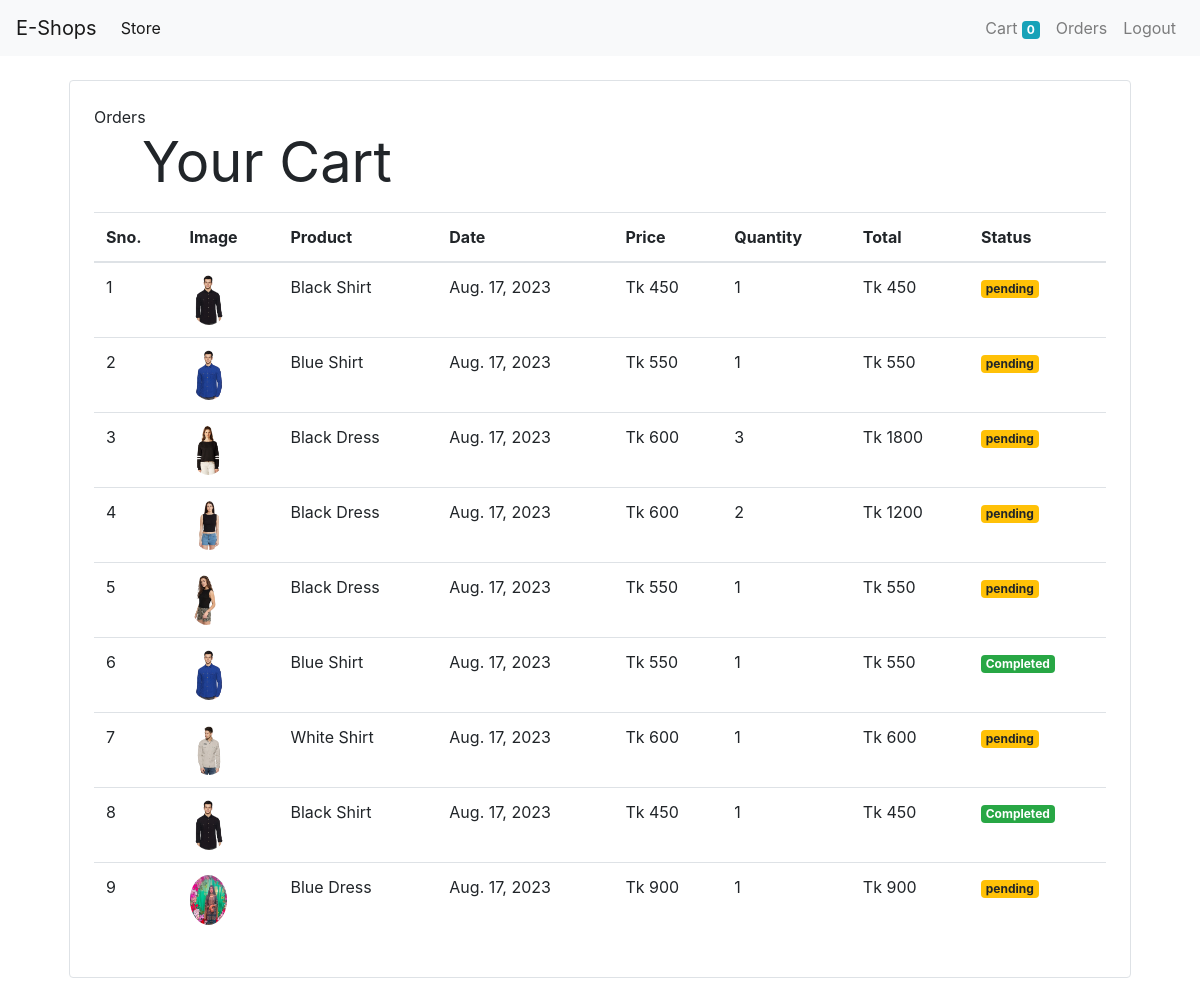
Screenshot of /orders (signed in) with the database file from the repository.
### store/models/orders.py (models this page shows, shortened)
class Order(models.Model):
    product = models.ForeignKey(Product, on_delete=models.CASCADE)
    customer = models.ForeignKey(Customer, on_delete=models.CASCADE)
    quantity = models.IntegerField(default=1)
    price = models.IntegerField()
    address = models.CharField(max_length=100, default='', blank=True)
    phone = models.CharField(max_length=50, default='', blank=True)
    date = models.DateField(default=datetime.datetime.today)
    status = models.BooleanField(default=False)
    @staticmethod
    def get_orders_by_customer(customer_id):
        return Order.objects.filter(customer = customer_id).order_by('-date')

### store/models/product.py (models this page shows, shortened)
class Product(models.Model):
    Name = models.CharField(max_length=50)
    Price = models.IntegerField(default=0)
    Category = models.ForeignKey(Category, on_delete=models.CASCADE, default=1)
    Description = models.CharField(max_length=200, default='', null=True, blank=True)
    Image = models.ImageField(upload_to='uploads/products/')

### store/views/orders.py (the view)
# urls.py: path('orders', OrderView.as_view(), name='orders'),
class OrderView(View):
    def get(self, request):
        customer= request.session.get('customer')
        orders= Order.get_orders_by_customer(customer)
        print(orders)
        return render(request, 'orders.html', {'orders': orders})

### store/templatetags/custom_filter.py (called while the page is built)
@register.filter(name="currency")
def currency(number):
    return "Tk " + str(number)

@register.filter(name="multiply")
def multiply(number, number1):
    return number * number1

### store/templates/orders.html
{% extends "base.html" %}
{% block content%}
{% load card %}
{% load custom_filter %}
<div class="container">
    <div class="border rounded p-4 m-4">Orders
        <p class="display-4 pl-4 ml-4"><b>Your Cart</b></p>
        <table class="table">
            <thead>
                <tr>
                    <th>Sno.</th>
                    <th>Image</th>
                    <th>Product</th>
                    <th>Date</th>
                    <th>Price</th>
                    <th>Quantity</th>
                    <th>Total</th>
                    <th>Status</th>
                </tr>
            </thead>
            <tbody>
                {% for order in orders %}
                <tr>
                    <td>{{forloop.counter}}</td>
                    <td><img style="height: 50px;" class="rounded-circle" src="{{order.product.Image.url}}" alt=""></td>
                    <td>{{order.product.Name}}</td>
                    <td>{{order.date}}</td>
                    <td>{{order.price|currency}}</td>
                    <td>{{order.quantity}}</td>
                    <td>{{order.quantity|multiply:order.price|currency}}</td>
                    {% if order.status %}
                    <td><small class="badge badge-success">Completed</small></td>
                    {% else %}
                    <td><small class="badge badge-warning">pending</small></td>
                    {% endif %}
                </tr>
                {% endfor %}
            </tbody>
        </table>
    </div>
</div>
{% endblock %}

### rows the page displays
Order: product.Image (picture), product.Name "Black Shirt", date "Aug. 17, 2023", price "Tk 450", quantity "1", quantity|multiply "Tk 450", status "pending"
Order: product.Image (picture), product.Name "Blue Shirt", date "Aug. 17, 2023", price "Tk 550", quantity "1", quantity|multiply "Tk 550", status "pending"
Order: product.Image (picture), product.Name "Black Dress", date "Aug. 17, 2023", price "Tk 600", quantity "3", quantity|multiply "Tk 1800", status "pending"
Order: product.Image (picture), product.Name "Black Dress", date "Aug. 17, 2023", price "Tk 600", quantity "2", quantity|multiply "Tk 1200", status "pending"
Order: product.Image (picture), product.Name "Black Dress", date "Aug. 17, 2023", price "Tk 550", quantity "1", quantity|multiply "Tk 550", status "pending"
Order: product.Image (picture), product.Name "Blue Shirt", date "Aug. 17, 2023", price "Tk 550", quantity "1", quantity|multiply "Tk 550", status "Completed"
Order: product.Image (picture), product.Name "White Shirt", date "Aug. 17, 2023", price "Tk 600", quantity "1", quantity|multiply "Tk 600", status "pending"
Order: product.Image (picture), product.Name "Black Shirt", date "Aug. 17, 2023", price "Tk 450", quantity "1", quantity|multiply "Tk 450", status "Completed"
Order: product.Image (picture), product.Name "Blue Dress", date "Aug. 17, 2023", price "Tk 900", quantity "1", quantity|multiply "Tk 900", status "pending"

### other values shown
{{ request.session.cart.keys|length }} "0"
